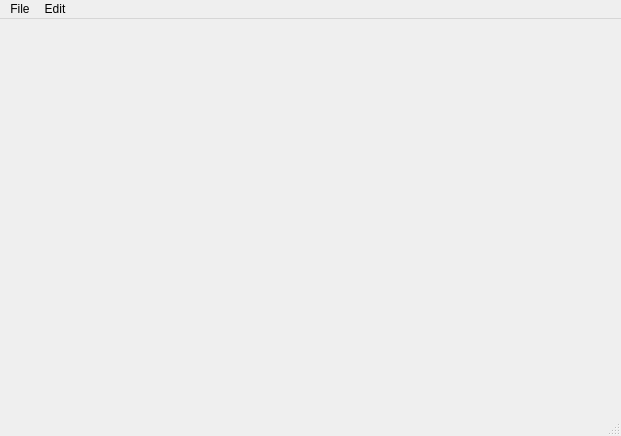
<?xml version="1.0" encoding="UTF-8"?>
<ui version="4.0">
 <class>GUI_EditWindow</class>
 <widget class="QMainWindow" name="GUI_EditWindow">
  <property name="geometry">
   <rect>
    <x>0</x>
    <y>0</y>
    <width>621</width>
    <height>436</height>
   </rect>
  </property>
  <property name="windowTitle">
   <string>GIMPdocs - Editor</string>
  </property>
  <widget class="QWidget" name="centralwidget">
   <layout class="QGridLayout" name="gridLayout">
    <property name="leftMargin">
     <number>0</number>
    </property>
    <property name="topMargin">
     <number>0</number>
    </property>
    <property name="rightMargin">
     <number>0</number>
    </property>
    <property name="bottomMargin">
     <number>0</number>
    </property>
   </layout>
  </widget>
  <widget class="QMenuBar" name="menubar">
   <property name="geometry">
    <rect>
     <x>0</x>
     <y>0</y>
     <width>621</width>
     <height>21</height>
    </rect>
   </property>
   <widget class="QMenu" name="menuFile">
    <property name="title">
     <string>File</string>
    </property>
    <addaction name="closeDocumentAction"/>
   </widget>
   <widget class="QMenu" name="menuEdit">
    <property name="title">
     <string>Edit</string>
    </property>
    <addaction name="actionCopy"/>
    <addaction name="actionCut"/>
    <addaction name="actionPaste"/>
   </widget>
   <addaction name="menuFile"/>
   <addaction name="menuEdit"/>
  </widget>
  <widget class="QStatusBar" name="statusbar"/>
  <action name="closeDocumentAction">
   <property name="text">
    <string>Close document</string>
   </property>
  </action>
  <action name="actionCopy">
   <property name="text">
    <string>Copy</string>
   </property>
  </action>
  <action name="actionCut">
   <property name="text">
    <string>Cut</string>
   </property>
  </action>
  <action name="actionPaste">
   <property name="text">
    <string>Paste</string>
   </property>
  </action>
 </widget>
 <resources/>
 <connections/>
</ui>
